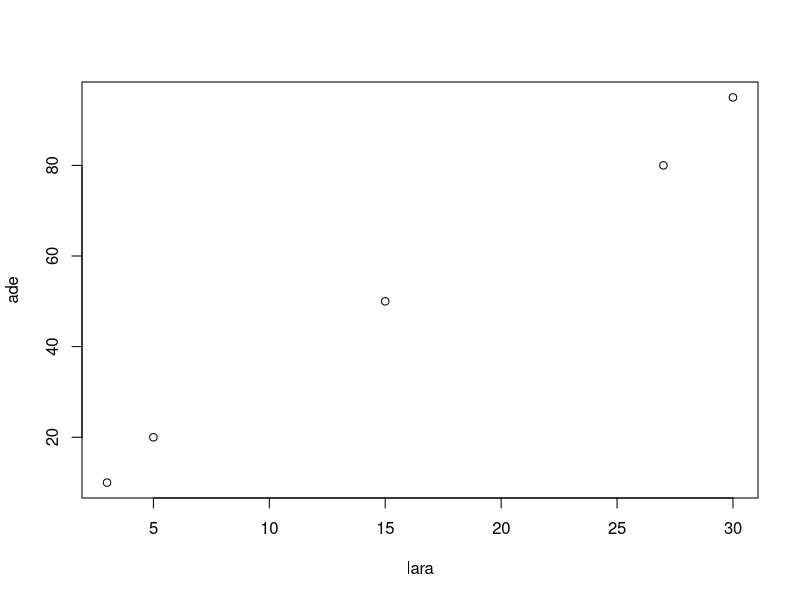
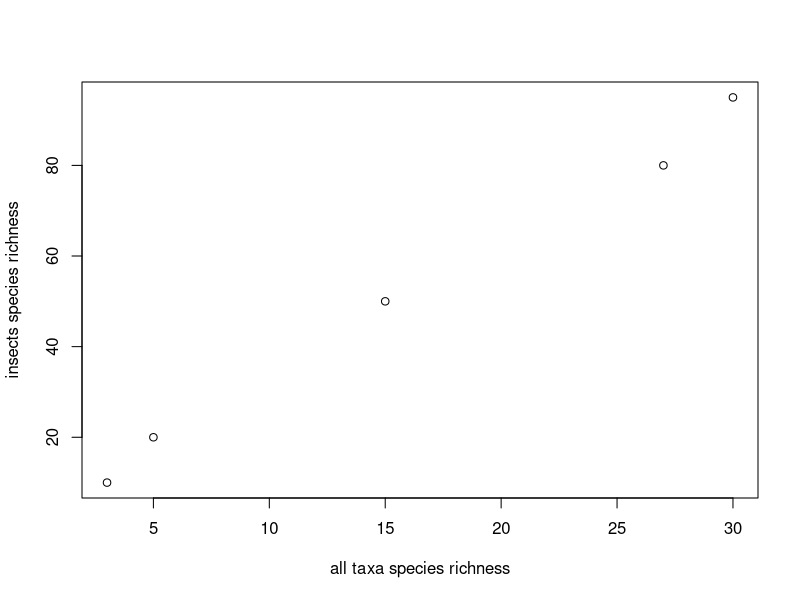
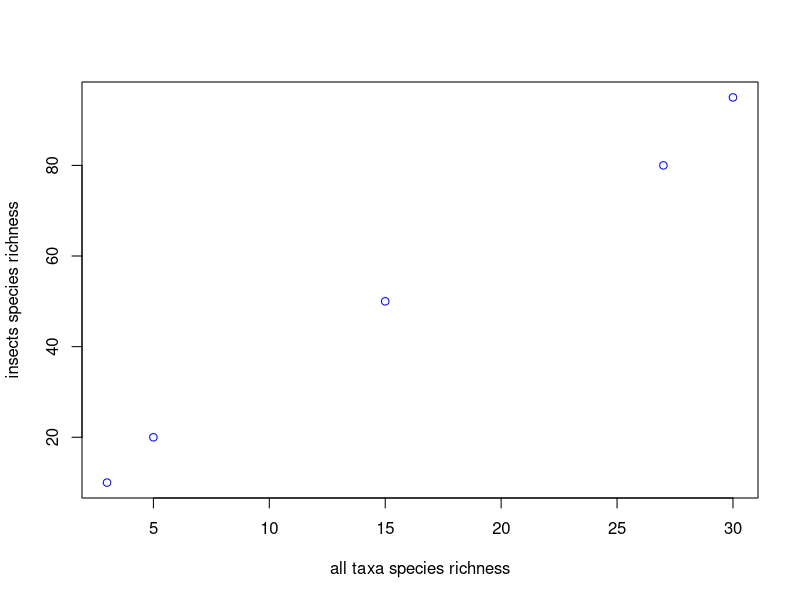
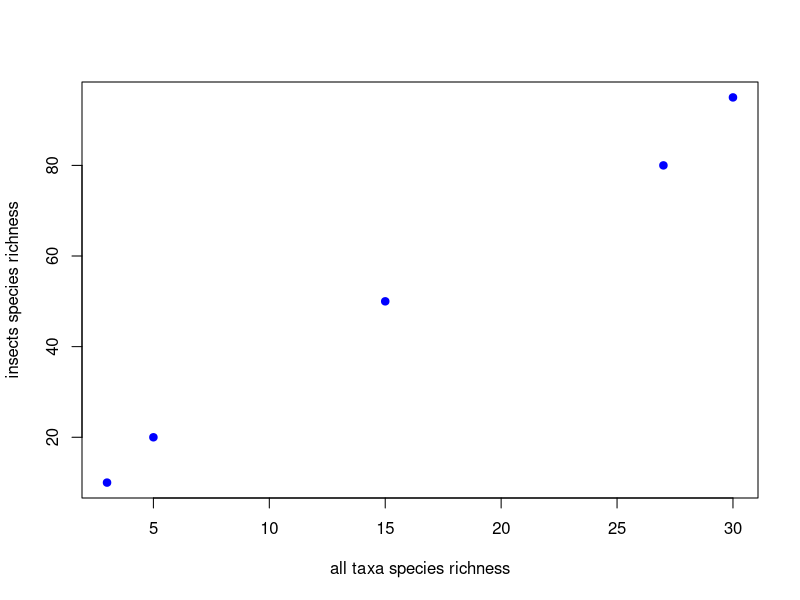
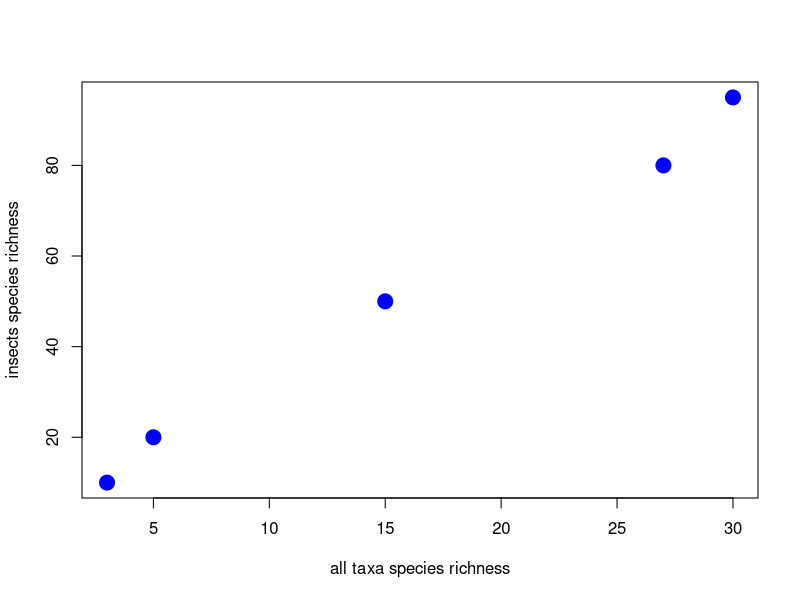
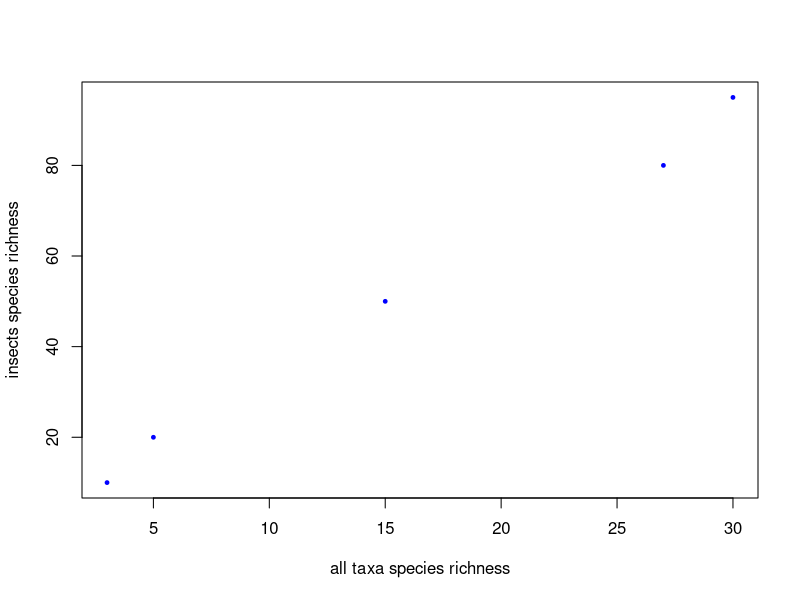

Write R code to recreate these figures, in order.
2 + 3


kat <- 2 + 3
kat

deanna <- 5 + 7
deanna


kat + deanna


kat * deanna

ade <- c(10, 20, 50, 80, 95)
lara <- c(3, 5, 15, 27, 30)



plot(lara, ade)


plot(lara, ade, xlab="all taxa species richness", ylab="insects species richness")

plot(lara, ade, xlab="all taxa species richness", ylab="insects species richness", col="blue")

plot(lara, ade, xlab="all taxa species richness", ylab="insects species richness", col="blue", pch=19)

plot(lara, ade, xlab="all taxa species richness", ylab="insects species richness", col="blue", pch=19, cex=2)

plot(lara, ade, xlab="all taxa species richness", ylab="insects species richness", col="blue", pch=19, cex=.5)
